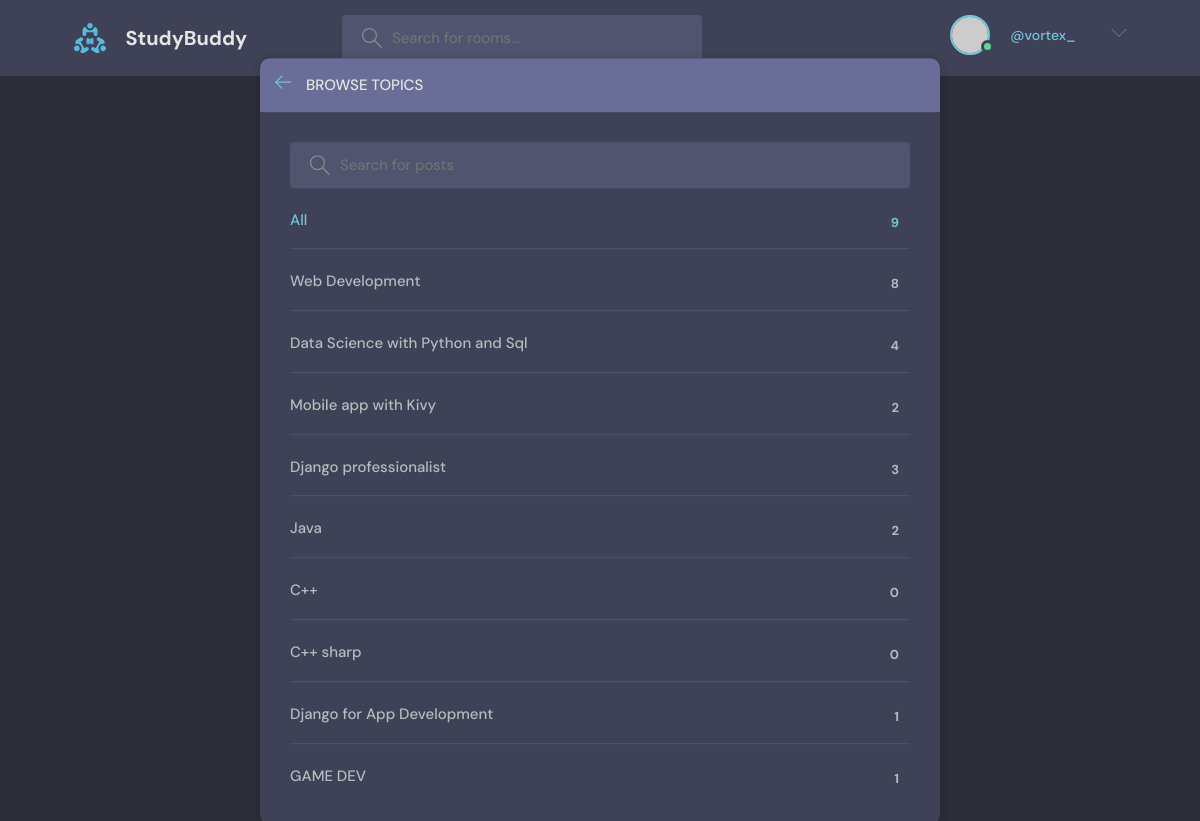
The app's page /topic/ (signed in) with its own data.
### baseapp/models.py (models this page shows, shortened)
class Topic(models.Model):
    name = models.CharField(max_length=300)

### baseapp/views.py (the view)
# urls.py: path("topic/", views.TopicPage, name='topic'),
def TopicPage(request):
    q = request.GET.get('q') if request.GET.get('q') != None else ''
    topics = Topic.objects.filter()
    return render(request, 'baseapp/topics.html', {'topics': topics})

### baseapp/templates/baseapp/topics.html (shortened to what this page needs)
{% extends 'main.html' %}
{%block content %}
    <main class="create-room layout">
      <div class="container">
        <div class="layout__box">
          <div class="layout__boxHeader">
            <div class="layout__boxTitle">
              <a href="{%url 'home' %}">
                <svg version="1.1" xmlns="http://www.w3.org/2000/svg" width="32" height="32" viewBox="0 0 32 32">
                  <title>arrow-left</title>
                  <path
                    d="M13.723 2.286l-13.723 13.714 13.719 13.714 1.616-1.611-10.96-10.96h27.625v-2.286h-27.625l10.965-10.965-1.616-1.607z"
                  ></path>
                </svg>
              </a>
              <h3>Browse Topics</h3>
            </div>
          </div>
          <div class="topics-page layout__body">
            <form class="header__search" action="{%url 'home' %}">
              <label>
                <input type="text" name='q' placeholder="Search for posts" />
              </label>
            </form>
            <ul class="topics__list">
              <li>
                <a href="{%url 'topic' %}" class="active">All <span>{{topics.count}}</span></a>
              </li>
              {%for topic in topics %}
              <li>
                <a href="{%url 'home' %}?q={{topic.name}}">{{topic.name}} <span>{{topic.room_set.all.count}}</span></a>
              </li>
              {% endfor %}
            </ul>
          </div>
        </div>
      </div>
    </main>
{%endblock content%}

### templates/navbar.html (shortened to what this page needs)
{%load static%}
<form method="GET" action="{%url 'home' %} " class="header__search">
    <label>
      <input type='text' name="q" placeholder="Search for rooms..." />
    </label>
  </form>
  <nav class="header__menu">
{%if request.user.is_authenticated%}
    <div class="header__user">
      <a href="{%url 'user-profile' request.user.id %}">
        <div class="avatar avatar--medium active">
          <img src="https://randomuser.me/api/portraits/men/37.jpg" />
        </div>
        <a href="{%url 'user-profile' request.user.id %}"> <span>@{{request.user.username}}</span></p>
      </a>
      <button class="dropdown-button">
        <svg version="1.1" xmlns="http://www.w3.org/2000/svg" width="32" height="32" viewBox="0 0 32 32">
          <title>chevron-down</title>
          <path d="M16 21l-13-13h-3l16 16 16-16h-3l-13 13z"></path>
        </svg>
      </button>
    </div>
{%endif%}

### static/styles/style.css (style rules this page uses)
:root { --color-main: #71c6dd; --color-main-light: #e1f6fb; --color-dark: #3f4156; --color-dark-medium: #51546e; --color-dark-light: #696d97; --color-light: #e5e5e5; --color-gray: #8b8b8b; --color-light-gray: #b2bdbd; --color-bg: #2d2d39; --color-success: #5dd693; --color-error: #fc4b0b; }
* { font-family: "DM Sans", -apple-system, BlinkMacSystemFont, "Segoe UI", Roboto, Oxygen, Ubuntu, Cantarell, "Open Sans", "Helvetica Neue", sans-serif; margin: 0; padding: 0; box-sizing: border-box; text-rendering: optimizeLegibility; font-size: inherit; }
html { font-size: 56.25%; }
@media only screen and (min-width: 1200px) { html { font-size: 62.5%; } }
body { line-height: 1.6; font-weight: 400; font-size: 1.5rem; color: var(--color-light-gray); background-color: var(--color-bg); min-height: 100vh; }
img { width: 100%; }
a { display: inline-block; color: var(--color-main); text-decoration: none; }
.container { max-width: 120rem; width: 90%; margin: auto; }
.avatar { position: relative; display: inline-block; border-radius: 50%; border: 2px solid var(--color-main); }
.avatar img { display: block; border-radius: 50%; object-fit: cover; object-position: center; }
.avatar::after { content: ""; display: block; position: absolute; background-color: var(--color-gray); z-index: 111; border-radius: 50%; border: 0.3rem solid var(--color-dark); }
.avatar.active::after { background-color: var(--color-success); }
.avatar.avatar--medium img { width: 3.6rem; height: 3.6rem; border-radius: 50%; }
.avatar.avatar--medium:after { width: 0.7rem; height: 0.7rem; bottom: 0px; right: -6px; }
.header__logo, .header__user { display: flex; gap: 2rem; align-items: center; }
.header__search > label { background-color: var(--color-dark-medium); padding: 1.3rem 1rem; display: flex; align-items: center; gap: 1rem; border-radius: 4px; }
.header__search svg { fill: var(--color-gray); width: 2rem; height: 2rem; margin-left: 1rem; }
.header__search input { width: 30rem; background: transparent; border: none; outline: none; color: var(--color-light); }
.header__menu { margin-left: auto; position: relative; }
.header__menu a { display: flex; gap: 1.5rem; align-items: center; font-weight: 500; text-decoration: none; color: var(--color-gray); }
.header__menu img { height: 3.6rem; }
.header__menu span { color: var(--color-main); font-weight: 500; font-size: 1.4rem; display: block; }
.header__menu svg { width: 1.6rem; height: 1.6rem; fill: var(--color-dark-light); }
.dropdown-button { background: transparent; border: 0; outline: 0; cursor: pointer; }
.layout { margin-top: 2.4rem; }
.layout > .container { display: flex; justify-content: space-between; align-items: flex-start; }
.layout__box { width: 90%; max-width: 48rem; min-height: 40rem; position: absolute; top: 50%; left: 50%; transform: translate(-50%, -46%); background-color: var(--color-dark); border-radius: 1rem; box-shadow: 1px 1px 6px 3px rgba(0, 0, 0, 0.1); overflow: hidden; }
.layout__boxHeader { display: flex; padding: 1.5rem; background-color: var(--color-dark-light); }
.layout__boxTitle { display: flex; gap: 1.5rem; align-items: center; }
.layout__boxTitle h3 { text-transform: uppercase; font-weight: 500; color: var(--color-light); }
.layout__boxTitle svg { width: 1.6rem; height: 1.6rem; fill: var(--color-main); }
.layout__body { margin: 3rem; }
.topics__list { list-style: none; }
.topics__list li a { display: flex; justify-content: space-between; margin-bottom: 3rem; font-weight: 500; color: var(--color-light-gray); transition: all 0.3s ease-in-out; }
.topics__list li a.active, .topics__list li a:hover { color: var(--color-main); }
.topics__list li a span { padding: 0.5rem 1rem; background-color: var(--color-dark); border-radius: 3px; font-size: 1.3rem; font-weight: 700; letter-spacing: 1px; }
.topics-page .topics__list li:not(:last-child) a { margin: 2rem 0; padding-bottom: 1rem; text-decoration: none; border-bottom: 1px solid var(--color-dark-medium); }
.topics-page .header__search { display: block; }
.create-room.layout .layout__box { max-width: 68rem; }

### records on screen
Topic: name "Web Development", room_set.all.count "8"
Topic: name "Data Science with Python and Sql", room_set.all.count "4"
Topic: name "Mobile app with Kivy", room_set.all.count "2"
Topic: name "Django professionalist", room_set.all.count "3"
Topic: name "Java", room_set.all.count "2"
Topic: name "C++", room_set.all.count "0"
Topic: name "C++ sharp", room_set.all.count "0"
Topic: name "Django for App Development", room_set.all.count "1"
Topic: name "GAME DEV", room_set.all.count "1"

### other values on screen
{{ request.user.username }} "vortex_"
{{ topics.count }} "9"
